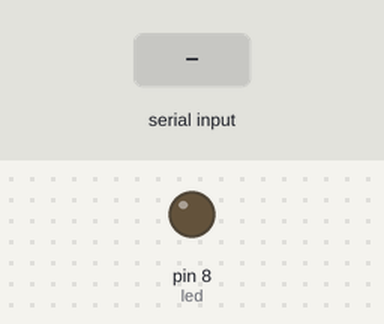
A sketch run on a simulated Arduino Uno, built with avr-gcc and run on an emulated ATmega328P. Shown: output pins drawn as LEDs (lit = HIGH). Inputs (shaded band) come from the test bench.

Above: at 1.2 s.
1.3 s: "encender" received over Serial
At 3.4 s:
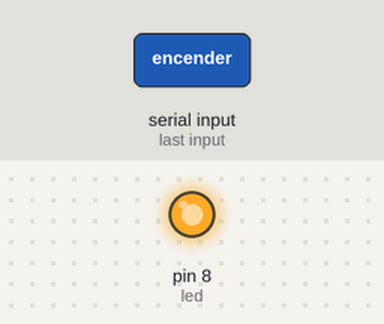
Timing chart, 0 to 4.9 s (numbered marks = the images above; inputs shaded):
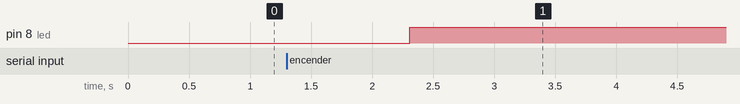

Measured:
- after the input at 1.3 s, pin 8 (led): LOW → HIGH after 1.0 s

The sketch:

r_-_03-19_-_comunicacion_serial_punto_2.ino
```cpp
int led = 8;

void setup() {
  Serial.begin(9600);
  pinMode(led,OUTPUT);
}

void loop() {
  if (Serial.available()>0){
    String estado = Serial.readString();
      if(estado=="encender"){
        digitalWrite(led,HIGH);
        delay(1000);
      }
      else if(estado=="apagar"){
        digitalWrite(9,LOW);
        delay(1000);
      }
  }
}
```
